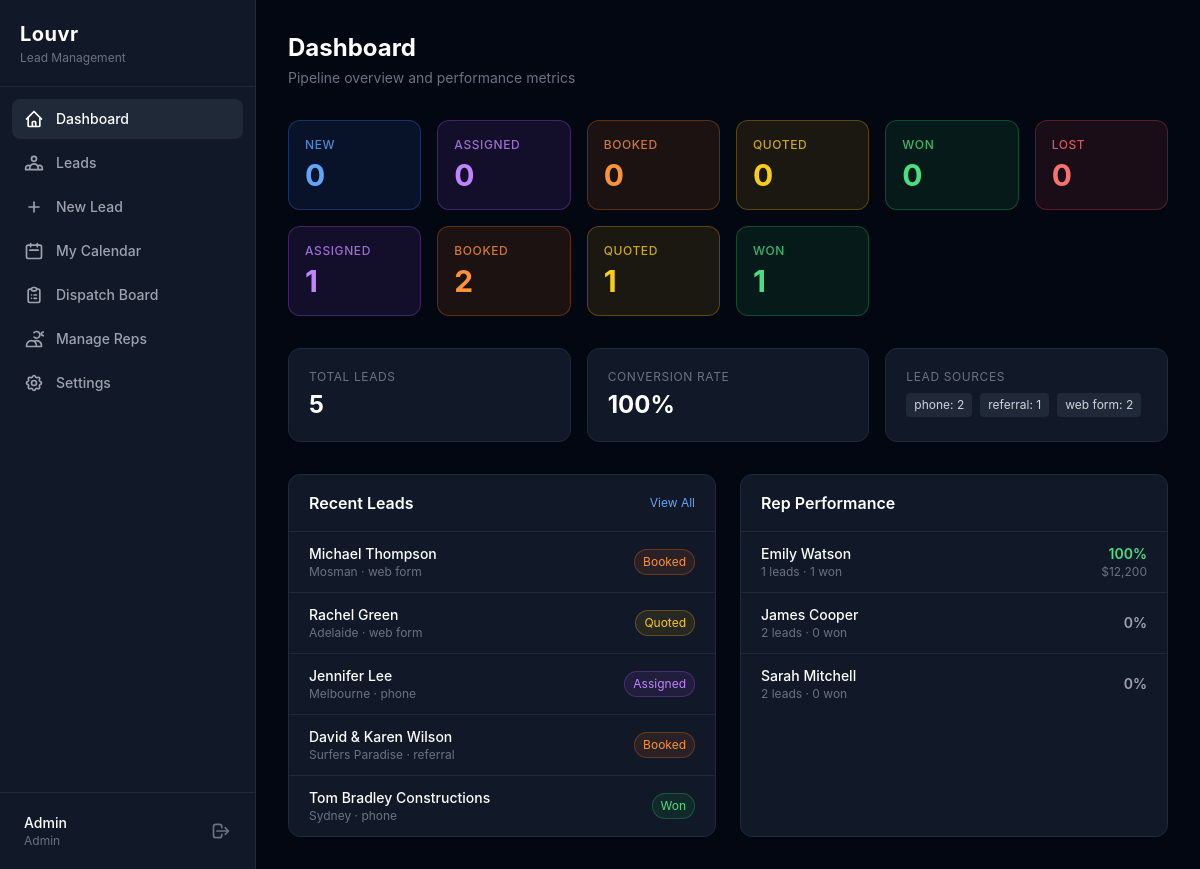
The page / (signed in) on the database its author committed.
### tables this page shows
CREATE TABLE leads (
            id INTEGER PRIMARY KEY AUTOINCREMENT,
            customer_name TEXT NOT NULL,
            customer_email TEXT DEFAULT "",
            customer_phone TEXT DEFAULT "",
            address TEXT DEFAULT "",
            suburb TEXT DEFAULT "",
            state TEXT DEFAULT "",
            postcode TEXT DEFAULT "",
            property_type TEXT DEFAULT "residential" CHECK(property_type IN ("residential","commercial")),
            products_interested TEXT DEFAULT "",
            source TEXT DEFAULT "phone" CHECK(source IN ("web_form","phone","referral","other")),
            notes TEXT DEFAULT "",
            status TEXT DEFAULT "new" CHECK(status IN ("new","assigned","booked","quoted","won","lost")),
            assigned_to INTEGER REFERENCES users(id) ON DELETE SET NULL,
            appointment_date TEXT,
            appointment_time TEXT,
            appointment_duration INTEGER DEFAULT 60,
            quoted_amount REAL,
            created_by INTEGER REFERENCES users(id) ON DELETE SET NULL,
            created_at DATETIME DEFAULT CURRENT_TIMESTAMP,
            updated_at DATETIME DEFAULT CURRENT_TIMESTAMP
        );

CREATE TABLE users (
            id INTEGER PRIMARY KEY AUTOINCREMENT,
            name TEXT NOT NULL,
            email TEXT NOT NULL UNIQUE,
            phone TEXT DEFAULT "",
            role TEXT NOT NULL DEFAULT "rep" CHECK(role IN ("admin","rep")),
            password_hash TEXT NOT NULL,
            api_key TEXT UNIQUE,
            is_active INTEGER NOT NULL DEFAULT 1,
            created_at DATETIME DEFAULT CURRENT_TIMESTAMP,
            updated_at DATETIME DEFAULT CURRENT_TIMESTAMP
        );

### src/Controllers/DashboardController.php (called while the page is built, shortened)
<?php
class DashboardController
{
    private Database $db;
    public function __construct(Database $db, array $config)
    {
        $this->db = $db;
    }
    public function index(): void
    {
        $pipeline = Lead::pipelineCounts($this->db);
        $recentLeads = Lead::recent($this->db, 10);
        $sources = Lead::sourceCounts($this->db);
        $conversionRate = Lead::conversionRate($this->db);
        $reps = User::activeReps($this->db);
        $repPerformance = [];
        foreach ($reps as $rep) {
            $repPerformance[] = array_merge($rep, User::repStats($this->db, $rep['id']));
        }
        usort($repPerformance, fn($a, $b) => $b['conversion_rate'] <=> $a['conversion_rate']);
        $totalLeads = array_sum($pipeline);
        require __DIR__ . '/../../templates/dashboard.php';
    }
}

### src/Database.php (called while the page is built, shortened)
<?php
class Database
{
    private PDO $pdo;
    private function __construct(array $config)
    {
        if ($config['driver'] === 'sqlite') {
            $dsn = 'sqlite:' . $config['path'];
            $this->pdo = new PDO($dsn, null, null, [
                PDO::ATTR_ERRMODE            => PDO::ERRMODE_EXCEPTION,
                PDO::ATTR_DEFAULT_FETCH_MODE => PDO::FETCH_ASSOC,
                PDO::ATTR_EMULATE_PREPARES   => false,
            ]);
            $this->pdo->exec('PRAGMA journal_mode=WAL');
            $this->pdo->exec('PRAGMA foreign_keys=ON');
        }
    }
    public function query(string $sql, array $params = []): PDOStatement
    {
        $stmt = $this->pdo->prepare($sql);
        $stmt->execute($params);
        return $stmt;
    }
    public function fetchAll(string $sql, array $params = []): array
    {
        return $this->query($sql, $params)->fetchAll();
    }
    public function fetchColumn(string $sql, array $params = []): mixed
    {
        return $this->query($sql, $params)->fetchColumn();
    }
}

### src/Models/Lead.php (called while the page is built, shortened)
<?php
class Lead
{
    public static function pipelineCounts(Database $db): array
    {
        $rows = $db->fetchAll('SELECT status, COUNT(*) as count FROM leads GROUP BY status');
        $counts = array_fill_keys(self::DEFAULT_STATUSES, 0);
        foreach ($rows as $row) {
            $counts[$row['status']] = (int)$row['count'];
        }
        return $counts;
    }
    public static function recent(Database $db, int $limit = 10): array
    {
        return $db->fetchAll(
            'SELECT l.*, u.name AS rep_name FROM leads l
             LEFT JOIN users u ON l.assigned_to = u.id
             ORDER BY l.created_at DESC LIMIT :limit',
            [':limit' => $limit]
        );
    }
    public static function sourceCounts(Database $db): array
    {
        return $db->fetchAll('SELECT source, COUNT(*) as count FROM leads GROUP BY source');
    }
    public static function conversionRate(Database $db): float
    {
        $total = (int)$db->fetchColumn('SELECT COUNT(*) FROM leads WHERE status IN ("won","lost")');
        $won = (int)$db->fetchColumn('SELECT COUNT(*) FROM leads WHERE status = "won"');
        return round(($won / $total) * 100, 1);
    }
}

### src/Models/User.php (called while the page is built, shortened)
<?php
class User
{
    public static function activeReps(Database $db): array
    {
        return $db->fetchAll(
            'SELECT * FROM users WHERE role = :role AND is_active = 1 ORDER BY name ASC',
            [':role' => 'rep']
        );
    }
    public static function repStats(Database $db, int $userId): array
    {
        $total = (int)$db->fetchColumn(
            'SELECT COUNT(*) FROM leads WHERE assigned_to = :id',
            [':id' => $userId]
        );
        $won = (int)$db->fetchColumn(
            'SELECT COUNT(*) FROM leads WHERE assigned_to = :id AND status = :s',
            [':id' => $userId, ':s' => 'won']
        );
        $quoted = (int)$db->fetchColumn(
            'SELECT COALESCE(SUM(quoted_amount), 0) FROM leads WHERE assigned_to = :id AND status = :s',
            [':id' => $userId, ':s' => 'won']
        );
        return [
            'total_leads'     => $total,
            'won'             => $won,
            'conversion_rate' => $total > 0 ? round(($won / $total) * 100, 1) : 0,
            'total_revenue'   => $quoted,
        ];
    }
}

### templates/dashboard.php (the view, shortened to what this page needs)
<?php
$statusBg = [
    'new' => 'bg-blue-500/10 border-blue-500/30 text-blue-400', 'New' => 'bg-blue-500/10 border-blue-500/30 text-blue-400',
    'assigned' => 'bg-purple-500/10 border-purple-500/30 text-purple-400', 'Assigned' => 'bg-purple-500/10 border-purple-500/30 text-purple-400',
    'booked' => 'bg-orange-500/10 border-orange-500/30 text-orange-400', 'Booked' => 'bg-orange-500/10 border-orange-500/30 text-orange-400',
    'quoted' => 'bg-yellow-500/10 border-yellow-500/30 text-yellow-400', 'Quoted' => 'bg-yellow-500/10 border-yellow-500/30 text-yellow-400',
    'won' => 'bg-green-500/10 border-green-500/30 text-green-400', 'Won' => 'bg-green-500/10 border-green-500/30 text-green-400',
    'lost' => 'bg-red-500/10 border-red-500/30 text-red-400', 'Lost' => 'bg-red-500/10 border-red-500/30 text-red-400',
];
?>
<div class="mb-8">
    <h2 class="text-2xl font-bold text-white">Dashboard</h2>
    <p class="text-gray-500 text-sm mt-1">Pipeline overview and performance metrics</p>
</div>
<div class="grid grid-cols-2 md:grid-cols-3 lg:grid-cols-6 gap-4 mb-8">
    <?php foreach ($pipeline as $status => $count): ?>
    <a href="/leads?status=<?= $status ?>" class="block border rounded-xl p-4 transition-all hover:scale-105 <?= $statusBg[$status] ?? $statusBg[strtolower($status)] ?? 'bg-gray-500/10 border-gray-500/30 text-gray-400' ?>">
        <p class="text-xs font-medium uppercase tracking-wider opacity-80"><?= ucfirst($status) ?></p>
        <p class="text-3xl font-bold mt-1"><?= $count ?></p>
    </a>
    <?php endforeach; ?>
</div>
<div class="grid grid-cols-1 md:grid-cols-3 gap-4 mb-8">
    <div class="bg-gray-900 border border-gray-800 rounded-xl p-5">
        <p class="text-xs text-gray-500 uppercase tracking-wider">Total Leads</p>
        <p class="text-2xl font-bold text-white mt-1"><?= $totalLeads ?></p>
    </div>
    <div class="bg-gray-900 border border-gray-800 rounded-xl p-5">
        <p class="text-xs text-gray-500 uppercase tracking-wider">Conversion Rate</p>
        <p class="text-2xl font-bold text-white mt-1"><?= $conversionRate ?>%</p>
    </div>
    <div class="bg-gray-900 border border-gray-800 rounded-xl p-5">
        <p class="text-xs text-gray-500 uppercase tracking-wider">Lead Sources</p>
        <div class="flex flex-wrap gap-2 mt-2">
            <?php foreach ($sources as $s): ?>
            <span class="text-xs bg-gray-800 text-gray-300 px-2 py-1 rounded">
                <?= htmlspecialchars(str_replace('_', ' ', $s['source'])) ?>: <?= $s['count'] ?>
            </span>
            <?php endforeach; ?>
        </div>
    </div>
</div>
<div class="grid grid-cols-1 lg:grid-cols-2 gap-6">
    <div class="bg-gray-900 border border-gray-800 rounded-xl">
        <div class="px-5 py-4 border-b border-gray-800 flex items-center justify-between">
            <h3 class="font-semibold text-white">Recent Leads</h3>
            <a href="/leads" class="text-xs text-blue-400 hover:text-blue-300">View All</a>
        </div>
        <div class="divide-y divide-gray-800">
            <?php foreach ($recentLeads as $lead): ?>
            <a href="/leads/<?= $lead['id'] ?>" class="flex items-center justify-between px-5 py-3 hover:bg-gray-800/50 transition-colors">
                <div>
                    <p class="text-sm font-medium text-white"><?= htmlspecialchars($lead['customer_name']) ?></p>
                    <p class="text-xs text-gray-500"><?= htmlspecialchars($lead['suburb'] ?: $lead['address']) ?> &middot; <?= htmlspecialchars(str_replace('_', ' ', $lead['source'])) ?></p>
                </div>
                <span class="text-xs px-2 py-1 rounded-full border <?= $statusBg[$lead['status']] ?>"><?= ucfirst($lead['status']) ?></span>
            </a>
            <?php endforeach; ?>
        </div>
    </div>
    <div class="bg-gray-900 border border-gray-800 rounded-xl">
        <div class="px-5 py-4 border-b border-gray-800">
            <h3 class="font-semibold text-white">Rep Performance</h3>
        </div>
        <div class="divide-y divide-gray-800">
            <?php foreach ($repPerformance as $rep): ?>
            <div class="flex items-center justify-between px-5 py-3">
                <div>
                    <p class="text-sm font-medium text-white"><?= htmlspecialchars($rep['name']) ?></p>
                    <p class="text-xs text-gray-500"><?= $rep['total_leads'] ?> leads &middot; <?= $rep['won'] ?> won</p>
                </div>
                <div class="text-right">
                    <p class="text-sm font-semibold <?= $rep['conversion_rate'] >= 50 ? 'text-green-400' : ($rep['conversion_rate'] >= 25 ? 'text-yellow-400' : 'text-gray-400') ?>">
                        <?= $rep['conversion_rate'] ?>%
                    </p>
                    <?php if ($rep['total_revenue'] > 0): ?>
                    <p class="text-xs text-gray-500">$<?= number_format($rep['total_revenue'], 0) ?></p>
                    <?php endif; ?>
                </div>
            </div>
            <?php endforeach; ?>
        </div>
    </div>
</div>
<?php
require __DIR__ . '/layouts/app.php';

### templates/layouts/app.php (style rules this page uses)
body { font-family: -apple-system, BlinkMacSystemFont, 'Segoe UI', sans-serif; }

### rows shown on the page
leads: customer_name "Michael Thompson", suburb "Mosman", source "web form", status "Booked"
leads: customer_name "Rachel Green", suburb "Adelaide", source "web form", status "Quoted"
leads: customer_name "Jennifer Lee", suburb "Melbourne", source "phone", status "Assigned"
leads: customer_name "David & Karen Wilson", suburb "Surfers Paradise", source "referral", status "Booked"
leads: customer_name "Tom Bradley Constructions", suburb "Sydney", source "phone", status "Won"
users: name "Emily Watson", is_active "1", conversion_rate "100", total_revenue "12,200"
users: name "James Cooper", total_leads "2", won "0", conversion_rate "0"
users: name "Sarah Mitchell", id "2", won "0", conversion_rate "0"

### other values the page prints
Auth::name() "Admin"
Auth::role() "Admin"
$status "NEW"
$count "0"
$status "ASSIGNED"
$status "BOOKED"
$status "QUOTED"
$status "WON"
$status "LOST"
$count "1"
$count "2"
$totalLeads "5"
$conversionRate "100"
str_replace('_', ' ', $s['source']) "phone"
$s['count'] "2"
